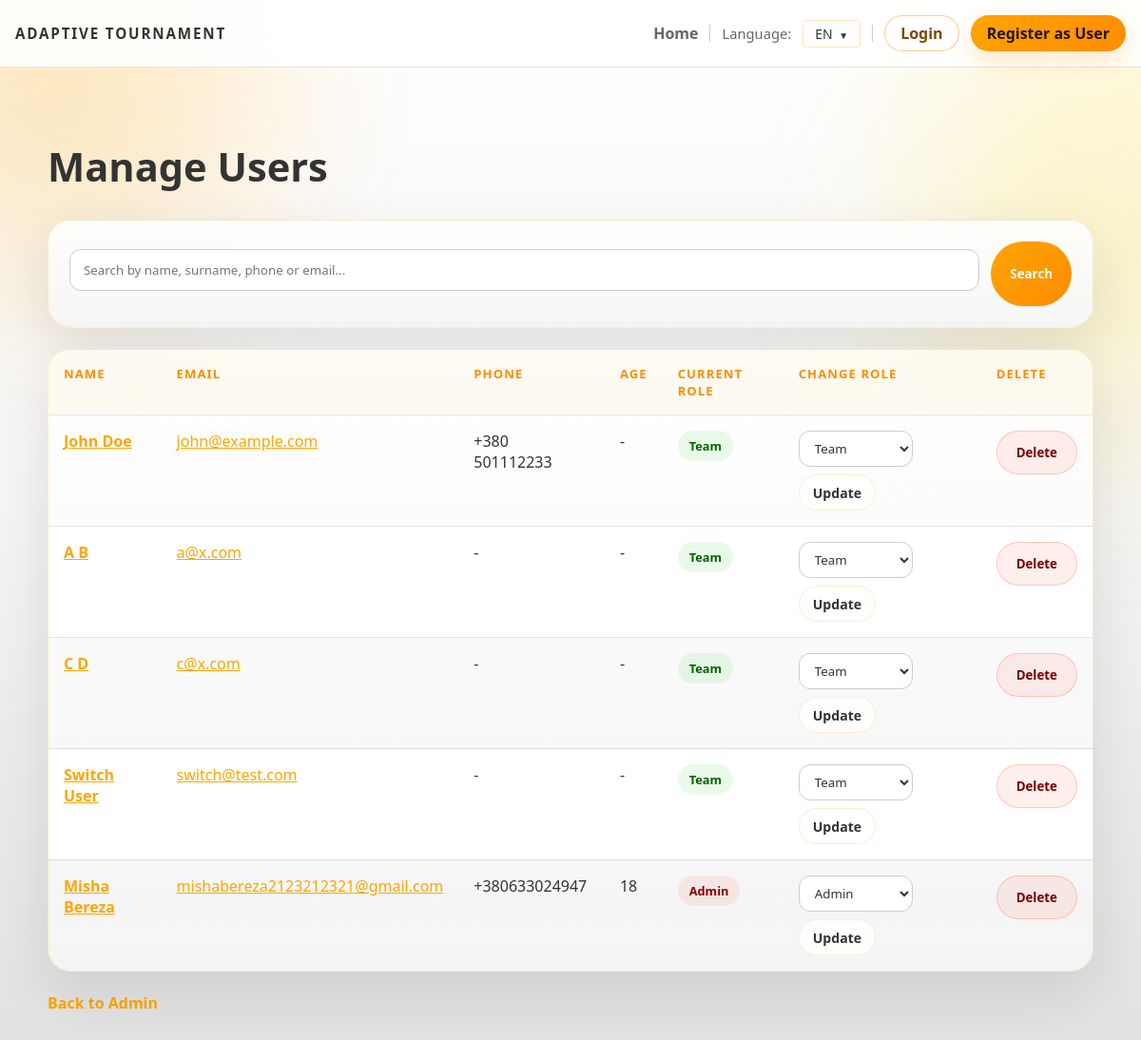
Screenshot of /admin/users with the database file from the repository.
### backend/models.py (models this page shows, shortened)
class User(db.Model):
    id = db.Column(db.Integer, primary_key=True)
    first_name = db.Column(db.String(120), nullable=False)
    last_name = db.Column(db.String(120), nullable=False)
    email = db.Column(db.String(200), unique=True, nullable=False)
    password_hash = db.Column(db.String(255), nullable=False, default='')
    phone_country_code = db.Column(db.String(10), nullable=False, default='+380')
    phone_number = db.Column(db.String(30), nullable=False, default='')
    date_of_birth = db.Column(db.Date, nullable=True)
    age = db.Column(db.Integer)
    bio = db.Column(db.Text)
    role = db.Column(db.String(30), default='team')
    is_verified = db.Column(db.Boolean, default=False)
    verification_token = db.Column(db.String(64), unique=True, nullable=True)
    last_login_at = db.Column(db.DateTime, nullable=True)
    login_token = db.Column(db.String(64), unique=True, nullable=True)
    @property
    def phone_display(self):
        if self.phone_country_code and self.phone_number:
            return f"{self.phone_country_code} {self.phone_number}"
        return self.phone_number or ''

### backend/admin.py (the view, shortened to what this page needs)
def admin_users():
    from .auth import OVER_ADMIN_EMAIL, LEGACY_OVER_ADMIN_EMAIL
    users = User.query.filter(User.email.notin_([OVER_ADMIN_EMAIL, LEGACY_OVER_ADMIN_EMAIL])).all()
    search = request.args.get('search', '').strip()
    return render_template('admin_users.html', users=users, search=search)

### backend/app.py (called while the page is built)
@app.context_processor
def inject_user_processor():
    return inject_user()

@app.context_processor
def translation_processor():
    return translation()

### backend/app_helpers.py (called while the page is built)
def get_current_user():
    uid = session.get('user_id')
    if uid:
        return db.session.get(User, uid)
    return None

def inject_user():
    return {'get_current_user': get_current_user}

### backend/translations.py (called while the page is built)
def get_text(key, lang='en', **kwargs):
    if lang not in TRANSLATIONS:
        lang = 'en'
    text = TRANSLATIONS[lang].get(key, TRANSLATIONS['en'].get(key, key))
    if kwargs:
        try:
            return text.format(**kwargs)
        except Exception:
            return text
    return text

### templates/admin_users.html (shortened to what this page needs)
{% extends 'base.html' %}
{% block head %}
  <link rel="stylesheet" href="/static/css/admin.css">
{% endblock %}
{% block content %}
<div class="admin-page">
  <h2 class="page-title">{{ t('admin_users_title') }}</h2>
  <div class="search-panel">
    <form method="get" class="search-form">
      <input type="text" name="search" placeholder="{{ t('search_users_placeholder') }}" value="{{ search }}">
      <button type="submit" class="submit-btn">{{ t('search') }}</button>
    </form>
  </div>
  <div class="table-shell">
    <table class="admin-table">
      <thead>
        <tr>
          <th>{{ t('name') }}</th>
          <th>{{ t('email') }}</th>
          <th>{{ t('phone') }}</th>
          <th>{{ t('age') }}</th>
          <th>{{ t('current_role') }}</th>
          <th>{{ t('change_role') }}</th>
          <th>{{ t('delete') }}</th>
        </tr>
      </thead>
      <tbody>
        {% for user in users %}
          <tr>
            <td><strong><a href="/user/{{ user.id }}">{{ user.first_name }} {{ user.last_name }}</a></strong></td>
            <td><a href="/user/{{ user.id }}">{{ user.email }}</a></td>
            <td>{{ user.phone_display or '-' }}</td>
            <td>{{ user.age or '-' }}</td>
            <td>
              <span class="status-pill {{ user.role if user.role in ['admin', 'jury', 'team'] else 'default' }}">
                {% if user.role == 'admin' %}
                  {{ t('admin_short') }}
                {% elif user.role == 'jury' %}
                  {{ t('jury_short') }}
                {% else %}
                  {{ t('team') }}
                {% endif %}
              </span>
            </td>
            <td>
              <form method="post" action="/admin/user/{{ user.id }}/change-role" class="role-form">
                <select name="role">
                  <option value="team" {% if user.role == 'team' %}selected{% endif %}>{{ t('team') }}</option>
                  <option value="admin" {% if user.role == 'admin' %}selected{% endif %}>{{ t('admin_short') }}</option>
                </select>
                <button type="submit" class="inline-btn">{{ t('update') }}</button>
              </form>
            </td>
            <td>
              <form method="post" action="/admin/user/{{ user.id }}/delete" class="inline-form">
                <button onclick="return confirm('{{ t('delete') }}?')" class="danger-btn">{{ t('delete') }}</button>
              </form>
            </td>
          </tr>
        {% else %}
          <tr>
            <td colspan="7" class="empty-row">
              {% if search %}{{ t('no_users_found') }} "{{ search }}"{% else %}{{ t('no_users_found') }}{% endif %}
            </td>
          </tr>
        {% endfor %}
      </tbody>
    </table>
  </div>
  <div class="back-link">
    <a href="/admin/dashboard">{{ t('back_to_admin') }}</a>
  </div>
</div>
{% endblock %}

### templates/base.html (shortened to what this page needs)
<!doctype html>
<html lang="{{ lang }}">
  <head>
    <link rel="stylesheet" href="/static/css/main.css">
    {% block head %}{% endblock %}
  </head>
  <body>
    <div class="page-shell">
      <div class="page-glow page-glow-left"></div>
      <div class="page-glow page-glow-right"></div>
      <nav class="topbar">
        <div class="topbar-inner">
          <a href="/" class="brand-mark">{{ t('app_title') }}</a>
          <div class="topbar-links">
            <a href="/">{{ t('home') }}</a>
            <span class="language-switcher">{{ t('language') }}:</span>
            <div class="dropdown topbar-dropdown">
              <button type="button" class="dropdown-toggle" aria-expanded="false">{{ lang|upper }}</button>
            </div>
            {% set _cur = get_current_user() %}
            {% if _cur %}
              <a href="/user/{{ _cur.id }}" class="profile-link" title="{{ t('profile_prefix') }}">{{ t('profile_prefix') }}: {{ _cur.first_name }}</a>
              <a href="/logout" class="logout-link">{{ t('logout') }}</a>
            {% else %}
              <a href="/login" class="auth-link auth-login">{{ t('login') }}</a>
              <a href="/register" class="auth-link auth-register">{{ t('register') }}</a>
            {% endif %}
          </div>
        </div>
      </nav>
      <div class="container">
        {% block content %}{% endblock %}
      </div>
    </div>
  </body>
</html>

### static/css/main.css (style rules this page uses)
:root { --bg: #ffffff; --bg-soft: #f9f9f9; --panel: rgba(255, 255, 255, 0.95); --panel-border: rgba(255, 165, 0, 0.3); --text: #333333; --muted: #666666; --accent: #ffa500; --accent-strong: #ff8c00; --success: #32cd32; --warning: #ffd700; --danger: #ff6347; --font-ui: "Segoe UI", "Trebuchet MS", Arial, sans-serif; --font-display: var(--font-ui); --font-body: var(--font-ui); }
* { box-sizing: border-box; }
html { scroll-behavior: smooth; }
body { margin: 0; min-height: 100vh; font-family: var(--font-body); color: var(--text); background: radial-gradient(circle at top left, rgba(255, 165, 0, 0.1), transparent 28%), radial-gradient(circle at top right, rgba(255, 215, 0, 0.1), transparent 22%), linear-gradient(180deg, #ffffff 0%, #f5f5f5 45%, #e0e0e0 100%); }
a { color: inherit; }
.page-shell { position: relative; overflow: hidden; min-height: 100vh; }
.page-glow { position: fixed; width: 380px; height: 380px; border-radius: 50%; filter: blur(100px); opacity: 0.18; pointer-events: none; z-index: 0; }
.page-glow-left { top: -100px; left: -120px; background: #ffa500; }
.page-glow-right { top: 90px; right: -140px; background: #ffd700; }
.topbar { position: sticky; top: 0; z-index: 5; backdrop-filter: blur(18px); background: rgba(255, 255, 255, 0.9); border-bottom: 1px solid rgba(0, 0, 0, 0.1); }
.topbar-inner { width: min(1180px, calc(100% - 32px)); margin: 0 auto; padding: 16px 0; display: flex; align-items: center; justify-content: space-between; gap: 20px; }
.brand-mark { text-decoration: none; font-size: 0.95rem; font-weight: 700; letter-spacing: 0.12em; text-transform: uppercase; color: #333333; font-family: var(--font-display); }
.topbar-links { display: flex; align-items: center; justify-content: flex-end; flex-wrap: wrap; gap: 12px; color: var(--muted); }
.topbar-links a { text-decoration: none; font-weight: 600; color: #666666; }
.topbar-links .auth-link { display: inline-flex; align-items: center; justify-content: center; min-height: 38px; padding: 0 16px; border-radius: 999px; line-height: 1; white-space: nowrap; transition: transform 0.18s ease, box-shadow 0.18s ease, background 0.18s ease, border-color 0.18s ease; }
.topbar-links .auth-login { border: 1px solid rgba(255, 140, 0, 0.45); background: rgba(255, 255, 255, 0.72); color: #7a4a00; }
.topbar-links .auth-register { border: 1px solid rgba(255, 140, 0, 0.55); background: linear-gradient(135deg, var(--accent) 0%, var(--accent-strong) 100%); color: #241500; box-shadow: 0 10px 24px rgba(255, 140, 0, 0.22); }
.language-switcher { font-size: 0.92rem; }
.dropdown { position: relative; display: inline-block; }
.dropdown-toggle { background: none; border: 1px solid var(--panel-border); padding: 4px 12px; border-radius: 4px; cursor: pointer; font-size: 14px; font-weight: 500; color: var(--text); transition: all 0.2s; }
.dropdown-toggle::after { content: ' ▼'; font-size: 10px; margin-left: 4px; }
.container { position: relative; z-index: 1; width: min(1180px, calc(100% - 32px)); margin: 0 auto; padding: 36px 0 72px; }
h1, h2, h3, h4, h5, h6, .page-title, .hero-title, .hero-panel-title, .tournament-name { font-family: var(--font-display); }
body, p, li, label, input, textarea, select, button, a, th, td, .flash-message, .status-chip, .status-pill { font-family: var(--font-body); }
.container a:not(.primary-button):not(.secondary-button):not(.panel-link):not(.brand-mark) { color: #ffa500; }
form input, form textarea, form select { width: 100%; padding: 12px 14px; margin: 8px 0 16px; border: 1px solid #cccccc; border-radius: 12px; box-sizing: border-box; background: #ffffff; color: #333333; }
form button { padding: 11px 20px; background: linear-gradient(135deg, var(--accent) 0%, var(--accent-strong) 100%); color: #04101e; border: none; border-radius: 999px; cursor: pointer; font-weight: 800; }

### rows the page displays
User: first_name "John", last_name "Doe", email "john@example.com", phone_country_code+phone_number "+380 501112233", age "-", role "Team", t "Update", t "Delete"
User: first_name "A", last_name "B", email "a@x.com", phone_country_code+phone_number "-", age "-", role "Team", t "Update", t "Delete"
User: first_name "C", last_name "D", email "c@x.com", phone_country_code+phone_number "-", age "-", role "Team", t "Update", t "Delete"
User: first_name "Switch", last_name "User", email "switch@test.com", phone_country_code+phone_number "-", age "-", role "Team", t "Update", t "Delete"
User: first_name "Misha", last_name "Bereza", email "mishabereza2123212321@gmail.com", phone_country_code+phone_number "+380633024947", age "18", role "Admin", t "Update", t "Delete"

### other values shown
{{ t('app_title') }} "ADAPTIVE TOURNAMENT"
{{ t('home') }} "Home"
{{ t('language') }} "Language"
{{ lang|upper }} "EN"
{{ t('login') }} "Login"
{{ t('register') }} "Register as User"
{{ t('admin_users_title') }} "Manage Users"
{{ t('search') }} "Search"
{{ t('name') }} "NAME"
{{ t('email') }} "EMAIL"
{{ t('phone') }} "PHONE"
{{ t('age') }} "AGE"
{{ t('current_role') }} "CURRENT ROLE"
{{ t('change_role') }} "CHANGE ROLE"
{{ t('delete') }} "DELETE"
